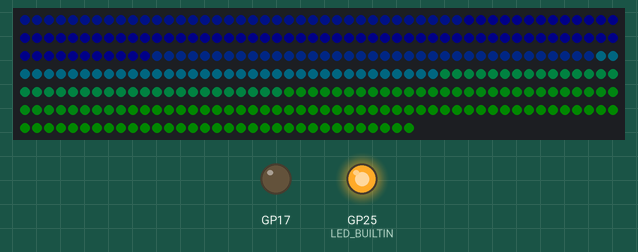
Simulated run of this program. Board: Raspberry Pi Pico. Parts: 333 RGB LEDs in strip order, left to right, continuing on the next row, output pins drawn as LEDs (lit = HIGH). Dim RGB values are drawn brighter than linear; random numbers use the default seed unless the program sets one; what the program prints to the serial monitor is not drawn.

Above: at 2.1 s.
At 18.4 s:
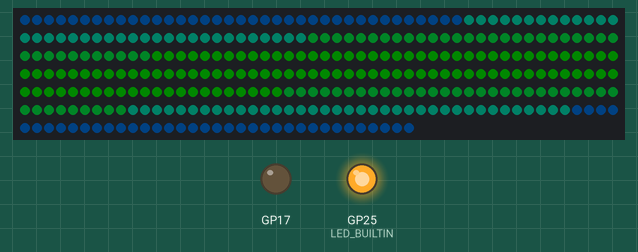
At 29.22 s:
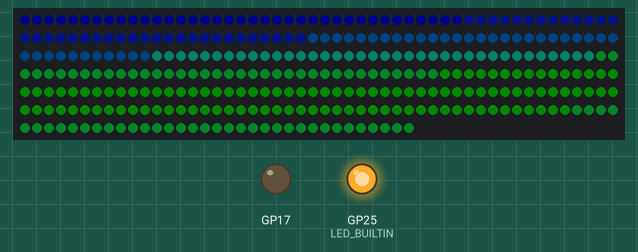
At 39.07 s:
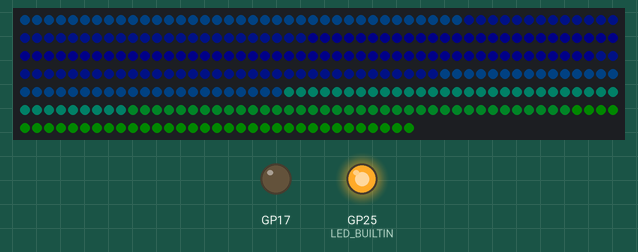
Timing chart, 0 to 40.0 s (numbered marks = the images above):
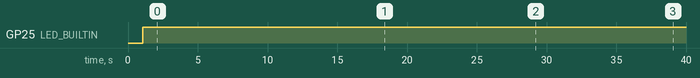

Measured:
- by itself, GP25 (LED_BUILTIN): LOW → HIGH at 1.1 s

The program:

main.cpp
```cpp
/*****************************************************************************
   Dynamixel controlled servo board

  // 1 blink
  // 2 eyes eyes up-down
  // 3 eyes left-right
  // 4 jaw
  // 5 mouth corner left
  // 6 mouth corner right
  // 7 toes left
  // 8 toes right

 *********************************************************************/
#include "Arduino.h"
#include <Servo.h>
#include "DynamixelReader.h"
#include "eyeState.h"
//#include <avr/wdt.h>

#include <Adafruit_NeoPixel.h>
// How many NeoPixels are attached to the Arduino?
#define NODES 9
#define LED_COUNT NODES * 37
#define LED_PIN 4 //gp4, SDA pin on GROVE
// Declare our NeoPixel strip object:

Adafruit_NeoPixel strip(LED_COUNT, LED_PIN, NEO_GRB + NEO_KHZ800);
#include <avr/pgmspace.h>  // to store the patterns in flash

int steps[NODES] = { 12, 12, 12, 12, 12, 12, 12, 12, 12 };
int nextfire[NODES] = { 50, 80, 50, 50, 50, 50, 50, 50, 50 };


//// prototypes
void startServo(int n);
void stopServo(int n);
void stopServos(void);
void updatePattern(void);

void showImage(int , int* , int , int , int x);
uint32_t Wheel(byte, int );


//////////////////   x,  y, lid,   m L,  m R,
int servoMin[] { 1100, 1500, 1300, 1400, 1100, 1100};
int servoCenter[] { 1500, 1580, 1800, 1500, 1500, 1500};
int servoMax[] { 1900, 1500, 1800, 1600, 1900, 1900};

#define NUMSERVOS 3

/////////////// WinAVR defines /////////////////////////
#define toggle(pin) digitalWrite(pin, !digitalRead(pin))
/////////////////////////////////////////////////////////

Servo myServo[NUMSERVOS];

int servoPins[] = {
  6,7,8
};

unsigned long loopTime;


/* LEDS */

#define LED_GREEN 13

void setup() {
   Serial.begin(115200);
  pinMode(LED_BUILTIN, OUTPUT);
  pinMode(SS, OUTPUT);
  // communication
  Serial1.begin(1000000);
  rp2040.wdt_begin(250);  // alternative for arduino wdt


  //startServo(2);
  //startServo(1);
  //startServo(0);
}

void setup1(){
 strip.begin();            // INITIALIZE NeoPixel strip object (REQUIRED)
  strip.show();             // Turn OFF all pixels ASAP
  strip.setBrightness(255);  // Set BRIGHTNESS to about 1/5 (max = 255)

}

void loop1(){
    static unsigned long patternTimer;
if(millis() > patternTimer + 49) {

    patternTimer = millis();
    updatePattern();
  }
}

void loop() {


  DynamixelPoll();
  rp2040.wdt_reset();  // pat the dog
  if (millis() > loopTime + 49) {
    loopTime = millis();
    nudgeTimeOut(); // take care of message timeout..


    if (getTimeOut() > 20)  // safe values!!
    {
      digitalWrite(LED_BUILTIN, HIGH);
      Serial.println("no data");
      stopServos();
    }
  }

}


/*************************************************************************
   Given an ID and the data, it determines what to do (and does it)
   If we're here, we already know that the ID is 'useful', ie, it is the
   ID of a motor that is controlled by this board.
*/
boolean enabled[NUMSERVOS];


volatile int global_brightness = 10;
volatile int global_speed = 200;

void ProcessDynamixelData(const unsigned char ID, const int dataLength, const unsigned char* const Data) {
  if (ID == BOARD_ID) {
    toggle(LED_BUILTIN);


    if (Data[0] == 0x03) {  // dynamixel write
      if(Data[8]>1){
      if (!enabled[0])startServo(0);
      //if (!enabled[1])startServo(1);
      if (!enabled[2])startServo(2);
      myServo[0].writeMicroseconds(map(Data[1], 0, 255, servoMin[0], servoMax[0]));
      //myServo[1].writeMicroseconds(map(Data[3], 0, 255, servoMin[2], servoMax[2]));
      myServo[2].writeMicroseconds(map(Data[3], 0, 255, servoMax[2], servoMin[2]));
      }
      else stopServos();
      global_brightness = map(Data[4], 0, 255, 0, 50);
      global_speed = map(Data[5], 0, 255, 300, 5);
    }
  }
}

void startServo(int n) {
  if (n < NUMSERVOS) {
    myServo[n].attach(servoPins[n], servoMin[n], servoMax[n]);
    myServo[n].writeMicroseconds(servoCenter[n]);
    enabled[n] = true;
  }
}

void stopServos() {
  for (int n = 0; n < NUMSERVOS; n++) {
    stopServo(n);
  }
}
void stopServo(int n) {
 // Serial.println("stopping");
  if (n < NUMSERVOS) {
    myServo[n].detach();
    enabled[n] = false;
  }
}


void updatePattern(){
  static int k;
  static int sinvalue;
       // now for the pattern stuff
    k++;
    if (k > 255) k = 0;
    for (int i = 0; i < NODES; i++) {
      if (nextfire[i] == 0) {
        steps[i] = 12;
      }
      sinvalue = 40 * sin(6.28 * ((k + 20 * i) % 256) / 256.0);
      showImage(i, eyeState[13], 127 + sinvalue, global_brightness, 1);
      if (steps[i] > 0) showImage(i, eyeState[12 - steps[i]], 200, global_brightness, 1);
      if (steps[i] > 0) {
        steps[i]--;
        nextfire[i] = random(5, global_speed); //firetimes[i];//10 + 10 * i;
      }
      if (nextfire[i] > 0) nextfire[i]--;
    }
    strip.show();
}

void showImage(int node, int* pointer, int color, int brightness, int x) {
  // Fill along the length of the strip in various colors...
  for (int i = 0; i < 37; i++) {
    if (pointer[i] == 1) {

      strip.setPixelColor(node * 37 + i, Wheel(color, brightness));
    }
    else {
      if (x == 0) strip.setPixelColor(node * 37 + i, Wheel(0, 0));
    }
  }
}

uint32_t Wheel(byte WheelPos, int brightness) {
  WheelPos = 255 - WheelPos;
  if (WheelPos < 85) {
    return strip.Color((brightness / 256.0) * (255 - WheelPos * 3), 0, (brightness / 256.0) * WheelPos * 3);
  }
  if (WheelPos < 170) {
    WheelPos -= 85;
    return strip.Color(0, (brightness / 256.0) * WheelPos * 3, (brightness / 256.0) * (255 - WheelPos * 3));
  }
  WheelPos -= 170;
  return strip.Color((brightness / 256.0) * (WheelPos * 3), (brightness / 256.0) * (255 - WheelPos * 3), 0);
}
```

DynamixelReader.h
```cpp
#ifndef __DYNAMIXEL_READER_H__
#define __DYNAMIXEL_READER_H__

#define DYNAMIXEL_BUFFER_SIZE (256) /* Just a lot so that it will not overflow */
#define BOARD_ID 10

#define toggle(pin) digitalWrite(pin, !digitalRead(pin))

// Prototype for the function we need to call from outside
void DynamixelPoll(void);
void nudgeTimeOut(void);
int getTimeOut(void);

#endif
```

DynamixelReader.cpp
```cpp
/*****************************************************************************
 * Dynamixel Reader
 *
 * All kinds of functions and variables having to do with reading Dynamixel
 * Messages.
 *
 * Call the function DynamixelPoll() regularly.
 * This will call
 *   void ProcessDynamixelMessage(int id, unsigned char length, unsigned char *Data)
 *   which you will have to provide yourself, whenever a dynamixel message was
 *   received.
 *
 * As a user, you are responsible for initializing the Serial port (Serial.begin())
 **********************************************************************/


#include "Arduino.h"
#include "DynamixelReader.h"


//#define DEBUG (1) /* Do undef for no debugging*/

// Prototype for a function that the user will provide somewhere.
void ProcessDynamixelData(const unsigned char ID, const int dataLength, const unsigned char* const Data);

volatile int timeOutValue;


typedef enum
{
  WaitingForFirstHeaderByte,
  WaitingForSecondHeaderByte,
  WaitingForIDByte,
  WaitingForDataLengthByte,
  WaitingForRestOfMessage
}
e_receive_state;


void DynamixelPoll(void)
{
  static e_receive_state ReceiveState;
  static unsigned char c;
  static char NumberOfDataBytesReceived = 0;
  static unsigned char addressBuffer = 0;
  static unsigned char Data[DYNAMIXEL_BUFFER_SIZE];
  static unsigned char DataLengthBuffer;
  static unsigned int checksumBuffer = 0;

  if (Serial1.available()>0)
  {
    c = Serial1.read();
//Serial.print(c);
    switch (ReceiveState)
    {
    case WaitingForFirstHeaderByte:
      if (c == 0xFF) // first byte of header
      {

        ReceiveState = WaitingForSecondHeaderByte;
      }
      break;
    case WaitingForSecondHeaderByte:
      if (c == 0xFF)
      {
        //          toggle(LED_YELLOW);
        ReceiveState = WaitingForIDByte;
      }
      else ReceiveState = WaitingForFirstHeaderByte;
      break;
    case WaitingForIDByte:
      // store byte
      addressBuffer = c;
      //Serial.println(addressBuffer);
      if(addressBuffer != BOARD_ID) {ReceiveState=WaitingForFirstHeaderByte; break;}
      checksumBuffer = c;
      ReceiveState = WaitingForDataLengthByte;
      break;
    case WaitingForDataLengthByte:
      DataLengthBuffer = c;
      NumberOfDataBytesReceived = 0;
      checksumBuffer += c;
      ReceiveState = WaitingForRestOfMessage;
      break;
    case WaitingForRestOfMessage:
      if (NumberOfDataBytesReceived < DYNAMIXEL_BUFFER_SIZE)
      {
        Data[NumberOfDataBytesReceived] = c;
      } // // otherwise, we would have buffer overflow

      checksumBuffer += c;
      NumberOfDataBytesReceived++;

      if (NumberOfDataBytesReceived >= DataLengthBuffer) // actually, larger can never happen, but just in case...
      {
        // Check if the data is correct by means of checksum.
        // Also, if we had a buffer overflow, we know for sure that the
        // data is invalid (because we only stored part of it, so in that case we
        // should not process it either. It would have been a faulty command anyway).
        if(((checksumBuffer & 0xFF) == 0xFF) && NumberOfDataBytesReceived<DYNAMIXEL_BUFFER_SIZE)
        {
          timeOutValue=0;
          ProcessDynamixelData(addressBuffer, DataLengthBuffer, Data);
        }
        ReceiveState = WaitingForFirstHeaderByte;
      }
      break;
    } // of switch
  }
}

int getTimeOut(void){
  return(timeOutValue);
}
void nudgeTimeOut(void){
  timeOutValue++;
}
```

Source omitted: eyeState.h (data table, 2716 bytes)
